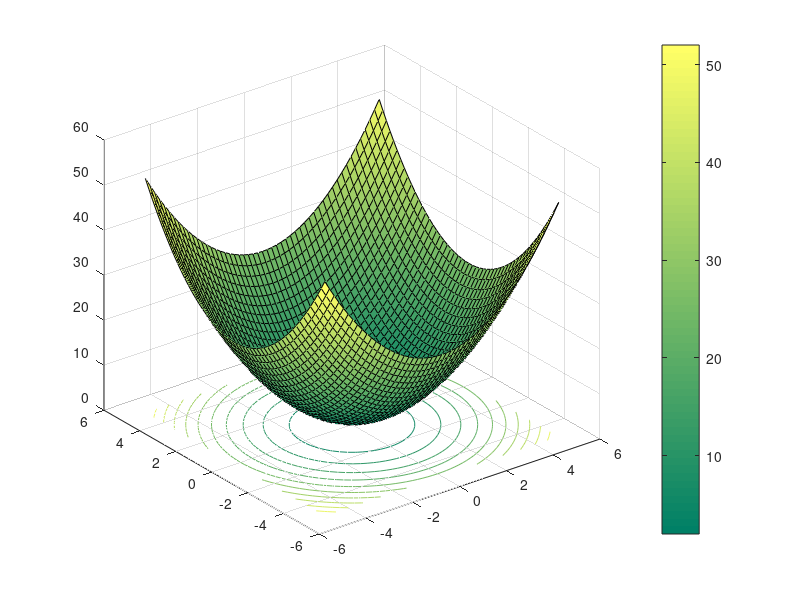

MATLAB code for this plot: (Note: this script raises an error after producing the figure.)
clear;
close all;

%% VARIABLES
n = 8;
visual = true;

%% SPHERE

disp('SPHERE');

% optimal values
sphere_x_opt = 2+ones(n,1);
sphere_v_opt = 0;

% 2dim plot
if (visual)
    figure('Name','Sphere');
    [x,y] = meshgrid(-5:0.2:5);
    sphere2d=2+x.^2+y.^2;
    surfc(x,y,sphere2d);
    colormap summer;
    colorbar;
end

% optimization

dim = 17;
sphere_parameters_fmincon = runMultiStarts(@TestFunctions.sphere, 1, n, 'fmincon', dim, -5*ones(dim,1), 5*ones(dim,1));   
printResultParameters(sphere_parameters_fmincon);
sphere_parameters = runMultiStarts(@TestFunctions.sphere, 1, n, 'dhc', dim, -5*ones(dim,1), 5*ones(dim,1));   
printResultParameters(sphere_parameters);

%% ROSENBROCK SADDLE / BANANA

disp('ROSENBROCK');

% plot
if (visual)
    figure('Name','Rosenbrock');
    [x,y] = meshgrid(-2:0.2:2,-1:0.2:3);
    rosenbrock = (1-x).^2+100*(y-x.^2).^2;
    surfc(x,y,rosenbrock);
    view(12,55);
    hsv2 = hsv;
      hsv3 = [hsv2(11:64,:);hsv2(1:10,:)];
    colormap(hsv3);
    colorbar;
end

rosenbrock_parameters_fmincon = runMultiStarts(@TestFunctions.rosenbrock, 1, n, 'fmincon', 2, [-2;-1], [2;3]);
printResultParameters(rosenbrock_parameters_fmincon);
rosenbrock_parameters_fminsearch = runMultiStarts(@TestFunctions.rosenbrock, 1, n, 'fminsearch', 2, [-2;-1], [2;3]);
printResultParameters(rosenbrock_parameters_fminsearch);
rosenbrock_parameters_dhc_old = runMultiStarts(@TestFunctions.rosenbrock, 1, n, 'dhc_old', 2, [-2;-1], [2;3]);
printResultParameters(rosenbrock_parameters_dhc_old);
rosenbrock_parameters_dhc = runMultiStarts(@TestFunctions.rosenbrock, 1, n, 'dhc', 2, [-2;-1], [2;3]);
printResultParameters(rosenbrock_parameters_dhc);

%% GRIEWANK

disp('GRIEWANK');

griewank_x_opt = zeros(n,1);
griewank_v_opt = 0;

% 2dim plot
if (visual)
    figure('Name','Griewank');
    [x,y] = meshgrid(-10:0.2:10);
    griewank = 1 + (x.^2+y.^2)/4000 - cos(x).*cos(y/sqrt(2));
    surfc(x,y,griewank);
    colorbar;
end

griewank_parameters_fmincon = runMultiStarts(@TestFunctions.griewank, 1, n, 'fmincon', 2, [-10;-10], [10;10]);
printResultParameters(griewank_parameters_fmincon); 
griewank_parameters_dhc = runMultiStarts(@TestFunctions.griewank, 1, n, 'dhc', 2, [-10;-10], [10;10]);
printResultParameters(griewank_parameters_dhc); 

%% FUNCTIONS

function parameters = runMultiStarts(objectiveFunction, objOutNumber, nStarts, localOptimizer, nPar, parMin, parMax)
    clearPersistentVariables();
    
    options = PestoOptions();
    options.obj_type = 'negative log-posterior';
    options.comp_type = 'sequential';
    options.n_starts = nStarts;
    options.objOutNumber = objOutNumber;
    options.mode = 'visual';
    options.localOptimizer = localOptimizer;
    options.localOptimizerOptions.TolX          = 1e-8;
    options.localOptimizerOptions.TolFun        = 1e-8;
    options.localOptimizerOptions.MaxFunEvals   = 1000;
    options.localOptimizerOptions.MaxIter       = 1000;
    
    parameters.number = nPar;
    parameters.min = parMin;
    parameters.max = parMax;
    
    parameters = getMultiStarts(parameters, objectiveFunction, options);
    
end